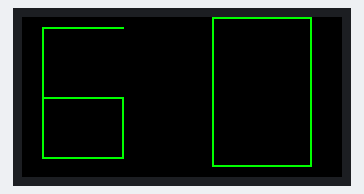
This sketch was run on a simulated Arduino Uno, built with avr-gcc and run on an emulated ATmega328P. On the bench: 160×80 colour display.

Above: at 0.2 s.
At 4.2 s:
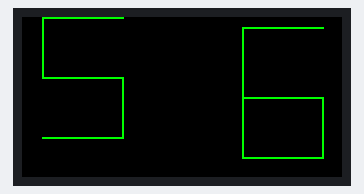
At 9.2 s:
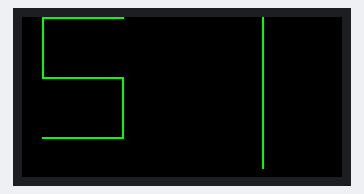
At 19.3 s:
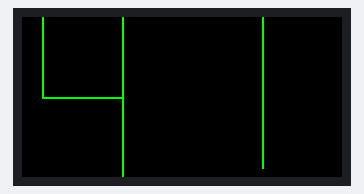
At 28.3 s:
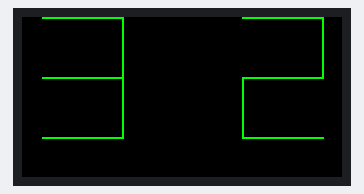
At 38.3 s:
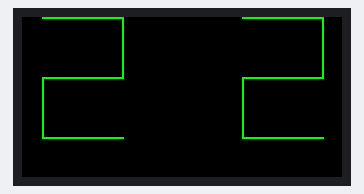

Measured:
- what the display in image 1 shows lasts 1.0 s, from 4.2 s to 5.2 s

The sketch:

digital_clock.ino
```cpp
#include <Adafruit_GFX.h>
#include <Adafruit_ST7735.h>
#include <Adafruit_ST7789.h>
#include <SPI.h>
#define TFT_CS 1
#define TFT_DC 2
#define TFT_RST 12
#define TFT_MOSI 15  // Data out (VSPI)
#define TFT_SCLK 13
Adafruit_ST7735 tft = Adafruit_ST7735(TFT_CS, TFT_DC, TFT_MOSI, TFT_SCLK, TFT_RST);
int time = 60;
int f;
int d;
void setup() {
  Serial.begin(115200);
  tft.initR(INITR_MINI160x80);
  tft.setRotation(3);  // 0=default, 3=pin up
  tft.fillScreen(ST77XX_BLACK);
}

void loop() {

  f = time / 10;
  d = time % 10;
  if (f == 0) {
  }
  if (f == 1) {
    one(0,ST77XX_GREEN);
  }
  if (f == 2) {
    two(0,ST77XX_GREEN);
  }
  if (f == 3) {
    tree(0,ST77XX_GREEN);
  }
  if (f == 4) {
    four(0,ST77XX_GREEN);
  }
  if (f == 5) {
    five(0,ST77XX_GREEN);
  }
  if (f == 6) {
    six(0,ST77XX_GREEN);
  }
  if (f == 7) {
    seven(0,ST77XX_GREEN);
  }
  if (f == 8) {
    e(0,ST77XX_GREEN);
  }
  if (f == 9) {
    n(0,ST77XX_GREEN);
  }
  if (d == 0) {
    o(ST77XX_GREEN);
  }
  if (d == 1) {
    one(1,ST77XX_GREEN);
  }
  if (d == 2) {
    two(1,ST77XX_GREEN);
  }
  if (d == 3) {
    tree(1,ST77XX_GREEN);
  }
  if (d == 4) {
    four(1,ST77XX_GREEN);
  }
  if (d == 5) {
    five(1,ST77XX_GREEN);
  }
  if (d == 6) {
    six(1,ST77XX_GREEN);
  }
  if (d == 7) {
    seven(1,ST77XX_GREEN);
  }
  if (d == 8) {
    e(1,ST77XX_GREEN);
  }
  if (d == 9) {
    n(1,ST77XX_GREEN);
  }
  time = time-1;
  delay(1000);
  if (f == 0) {
  }
  if (f == 1) {
    one(0,ST77XX_BLACK);
  }
  if (f == 2) {
    two(0,ST77XX_BLACK);
  }
  if (f == 3) {
    tree(0,ST77XX_BLACK);
  }
  if (f == 4) {
    four(0,ST77XX_BLACK);
  }
  if (f == 5) {
    five(0,ST77XX_BLACK);
  }
  if (f == 6) {
    six(0,ST77XX_BLACK);
  }
  if (f == 7) {
    seven(0,ST77XX_BLACK);
  }
  if (f == 8) {
    e(0,ST77XX_BLACK);
  }
  if (f == 9) {
    n(0,ST77XX_BLACK);
  }
  if (d == 0) {
    o(ST77XX_BLACK);
  }
  if (d == 1) {
    one(1,ST77XX_BLACK);
  }
  if (d == 2) {
    two(1,ST77XX_BLACK);}
  if (d == 3) {
    tree(1,ST77XX_BLACK);
  }
  if (d == 4) {
    four(1,ST77XX_BLACK);
  }
  if (d == 5) {
    five(1,ST77XX_BLACK);
  }
  if (d == 6) {
    six(1,ST77XX_BLACK);
  }
  if (d == 7) {
    seven(1,ST77XX_BLACK);
  }
  if (d == 8) {
    e(1,ST77XX_BLACK);
  }
  if (d == 9) {
    n(1,ST77XX_BLACK);
  }
}

void o(int c) {
  tft.drawRect(95, 0, 50, 75, c);
}

void one(int p,int c) {
  int dx;
  if (p == 0) {
    dx = 0;
  }
  if (p == 1) {
    dx = 100;
  }
  tft.drawLine(dx + 20, 0, dx + 20, 75, c);
}
void two(int q,int c) {
  int dx;
  if (q == 0) {
    dx = 0;
  }
  if (q == 1) {
    dx = 100;
  }
  tft.drawLine(dx + 10, 0, dx + 50, 0, c);
  tft.drawLine(dx + 50, 0, dx + 50, 30, c);
  tft.drawLine(dx + 50, 30, dx + 10, 30, c);
  tft.drawLine(dx + 10, 30, dx + 10, 60, c);
  tft.drawLine(dx + 10, 60, dx + 50, 60, c);
}
void tree(int w,int c) {
  int dx;
  if (w == 0) {
    dx = 0;
  }
  if (w == 1) {
    dx = 100;
  }
  tft.drawLine(dx + 10, 0, dx + 50, 0, c);
  tft.drawLine(dx + 50, 0, dx + 50, 30, c);
  tft.drawLine(dx + 50, 30, dx + 10, 30, c);
  tft.drawLine(dx + 50, 30, dx + 50, 60, c);
  tft.drawLine(dx + 10, 60, dx + 50, 60, c);
}
void four(int e,int c) {
  int dx;
  if (e == 0) {
    dx = 0;
  }
  if (e == 1) {
    dx = 100;
  }
  tft.drawLine(dx + 10, 0, dx + 10, 40, c);
  tft.drawLine(dx + 10, 40, dx + 50, 40, c);
  tft.drawLine(dx + 50, 0, dx + 50, 90, c);
}
void five(int r,int c) {
  int dx;
  if (r == 0) {
    dx = 0;
  }
  if (r == 1) {
    dx = 100;
  }
  tft.drawLine(dx + 50, 0, dx + 10, 0, c);
  tft.drawLine(dx + 10, 0, dx + 10, 30, c);
  tft.drawLine(dx + 10, 30, dx + 50, 30, c);
  tft.drawLine(dx + 50, 30, dx + 50, 60, c);
  tft.drawLine(dx + 50, 60, dx + 10, 60, c);
}
void six(int t,int c) {
  int dx;
  if (t == 0) {
    dx = 0;
  }
  if (t == 1) {
    dx = 100;
  }
  tft.drawLine(dx + 50, 5, dx + 10, 5, c);
  tft.drawLine(dx + 10, 5, dx + 10, 70, c);
  tft.drawLine(dx + 10, 70, dx + 50, 70, c);
  tft.drawLine(dx + 50, 70, dx + 50, 40, c);
  tft.drawLine(dx + 50, 40, dx + 10, 40, c);
}
void seven(int y,int c) {
  int dx;
  if (y == 0) {
    dx = 0;
  }
  if (y == 1) {
    dx = 100;
  }
  tft.drawLine(dx + 10, 5, dx + 50, 5, c);
  tft.drawLine(dx + 50, 5, dx + 50, 70, c);
}
void e(int u,int c) {
  int dx;
  if (u == 0) {
    dx = 0;
  }
  if (u == 1) {
    dx = 100;
  }
  tft.drawLine(dx + 50, 5, dx + 10, 5, c);
  tft.drawLine(dx + 10, 5, dx + 10, 70, c);
  tft.drawLine(dx + 10, 70, dx + 50, 70, c);
  tft.drawLine(dx + 50, 70, dx + 50, 35, c);
  tft.drawLine(dx + 50, 35, dx + 10, 35, c);
  tft.drawLine(dx + 50, 70, dx + 50, 5, c);
}

void n(int i,int c) {
  int dx;
  if (i == 0) {
    dx = 0;
  }
  if (i == 1) {
    dx = 100;
  }
  tft.drawLine(dx + 10, 5, dx + 50, 5, c);
  tft.drawLine(dx + 50, 5, dx + 50, 70, c);
  tft.drawLine(dx + 50, 35, dx + 10, 35, c);
  tft.drawLine(dx + 10, 35, dx + 10, 5, c);
  tft.drawLine(dx + 50, 70, dx + 10, 70, c);
}
```
